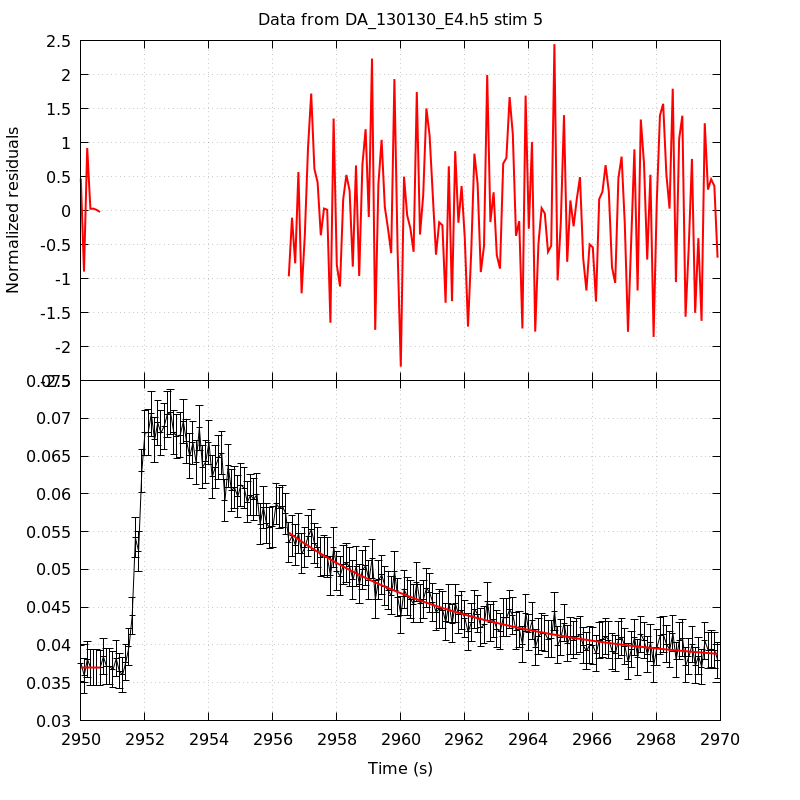

Reproduce this figure in gnuplot.
unset key
set grid
set multiplot title 'Data from DA_130130_E4.h5 stim 5' noenhanced layout 2,1 margins 0.1,0.9,0.1,0.95 spacing 0,0
set ylabel 'Normalized residuals'
set xtics format ''
plot 'DA_130130_E4_aba_RatioFit_s5' using 1:4 with lines linecolor rgb 'red' linewidth 2
set format x '%g'
set xlabel 'Time (s)'
set ylabel 'Estimated [Ca2+]'
plot 'DA_130130_E4_aba_CaRatio_s5' using 1:2:($3*1.96) with yerrorlines \
     linecolor rgb 'black' linewidth 1,                \
     'DA_130130_E4_aba_RatioFit_s5' using 1:3 with lines linecolor rgb 'red'\
     linewidth 2
unset multiplot
